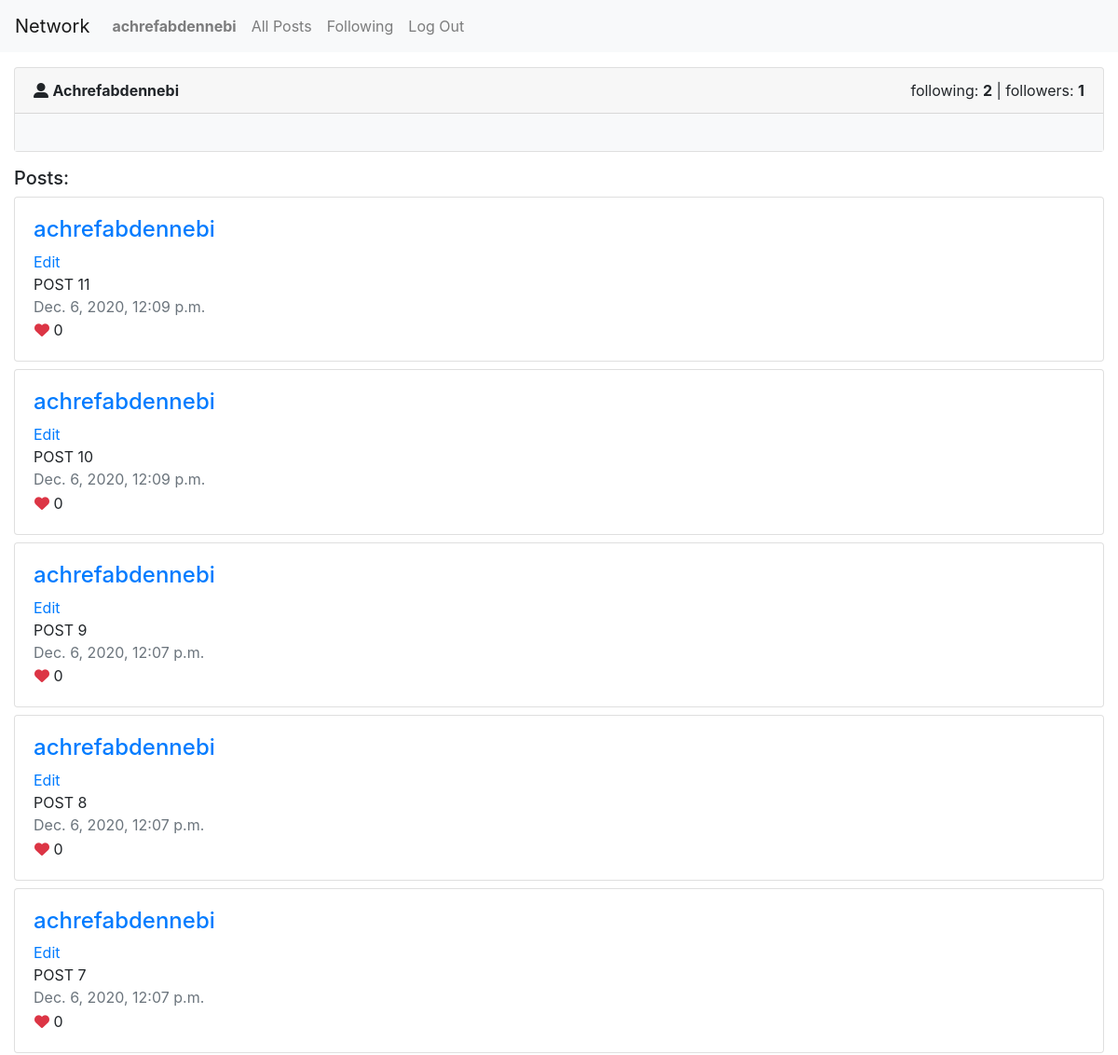
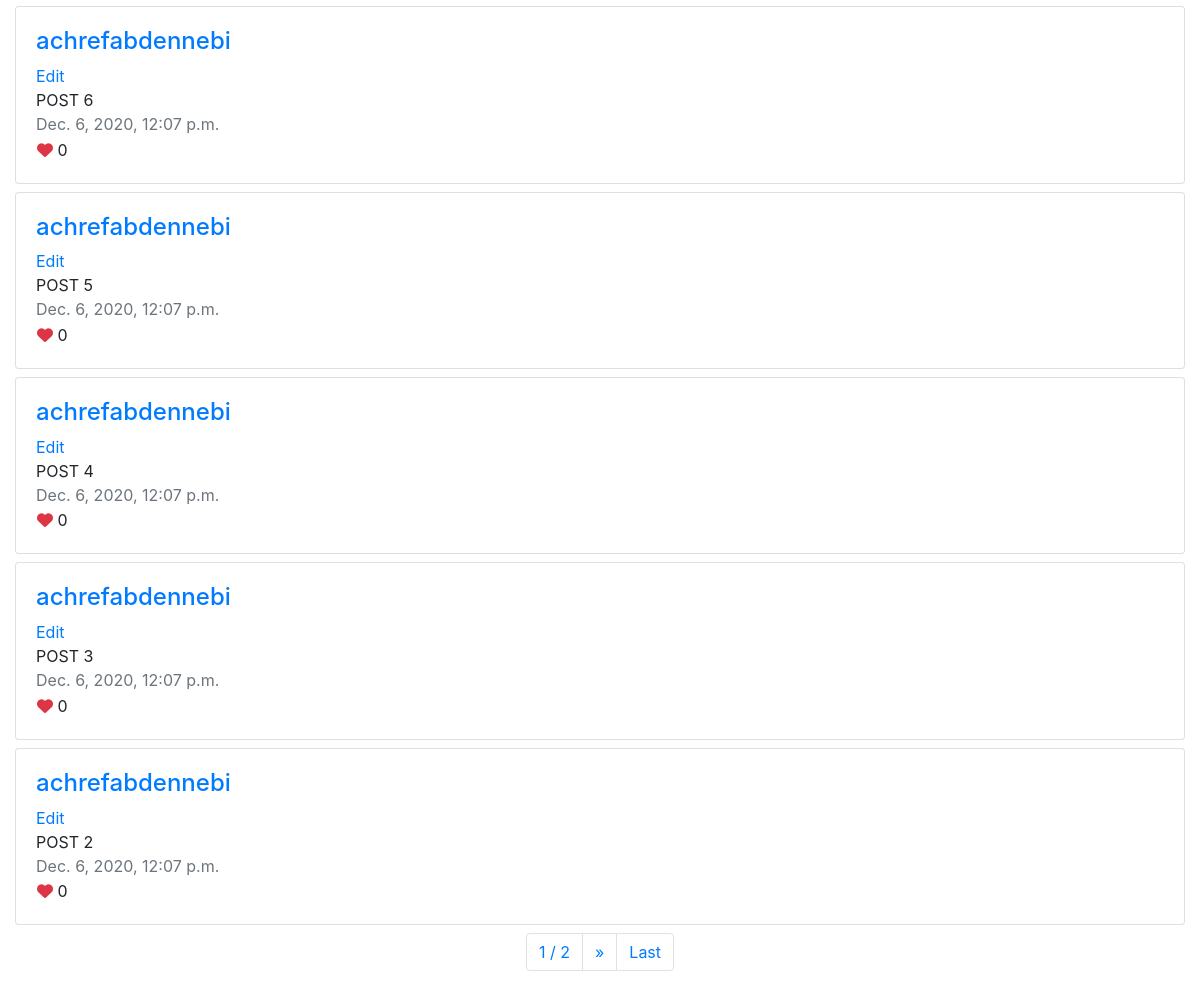
/profile/1 (signed in), run on an earlier commit of the app's database (2 pictures, top to bottom).
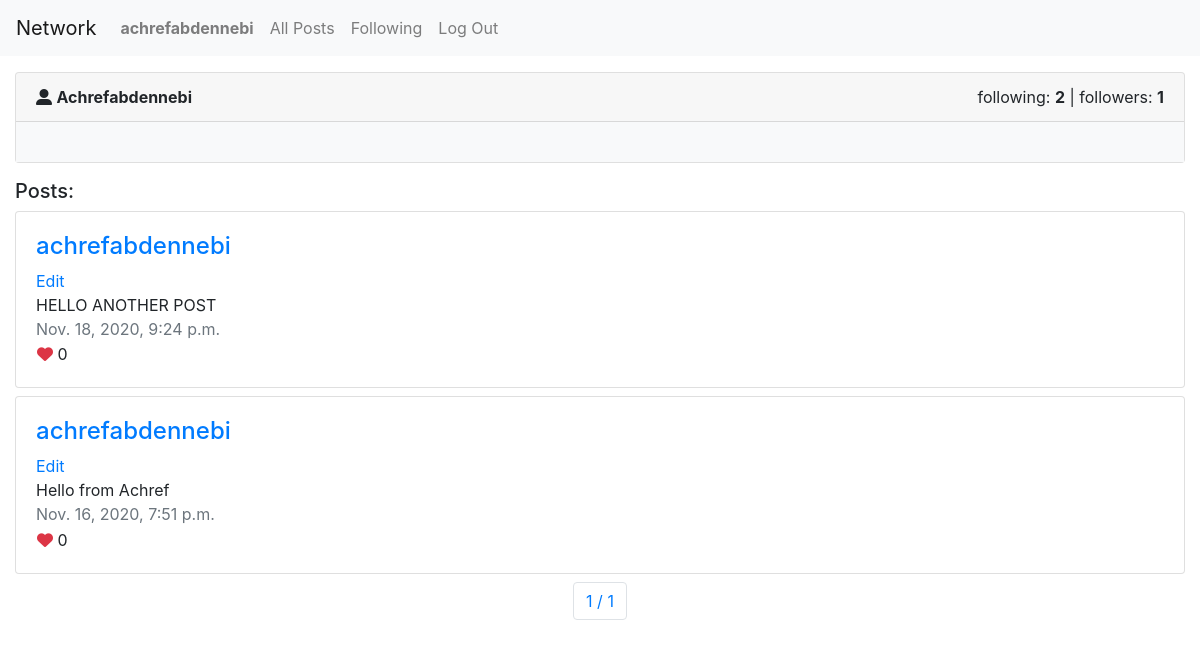
And on a later commit of the database.
### network/models.py (models this page shows, shortened)
class User(AbstractUser):
    pass

class Post(models.Model):
    content = models.CharField(max_length=250)
    created_by = models.ForeignKey(User,null=True, blank=True, on_delete=DO_NOTHING, related_name="users")
    likes = models.IntegerField(default=0)
    created_date = models.DateTimeField()

### network/views.py (the view)
# urls.py: path("profile/<int:profile_id>", views.getProfile, name="profile"),
@login_required(login_url='/login')
def getProfile(request, profile_id):
    try:
        profile = User.objects.get(pk=profile_id)
        following = profile.following.count()
        followersCount = profile.followers.count()
        posts = Post.objects.filter(created_by=profile.id).all().order_by('-created_date')
        is_followed = profile.followers.filter(following_id = profile_id).exists()
        paginator= Paginator(posts, 10);
        page_number = request.GET.get('page')
        post_page = paginator.get_page(page_number)
    except User.DoesNotExist:
        raise CommandError("Post not saved")
    return render(request, "network/profile.html", {
        "profile": profile,
        "following": following,
        "followers" : followersCount,
        "is_followed": is_followed,
        "posts": post_page
    })

### network/templates/network/profile.html (shortened to what this page needs)
{% extends "network/layout.html" %}
{% block body %}
<div class="container-fluid mt-3">
    <div class="card">
        <div class="card-header">
          <div class="float-left">
            <i class="fas fa-user-alt"></i>
            <span class="font-weight-bold text-capitalize">{{ profile }}</span>
          </div>
          <div class="float-right">
            <div>
                <span>following: <strong>{{following}}</strong></span> |
                <span>followers: <strong>{{followers}}</strong></span>
            </div>
          </div>
        </div>
        <div class="card-body bg-light">
        </div>
    </div>
</div>
<div class="container-fluid mt-3">
    <h5>Posts: </h5>
    {% for post in posts %}
    <div class="row mt-2">
        <div class="col-md-12">
            <div class="card">
                <div class="card-body">
                    <div class="post-detail">
                        <h4>
                            <a href="{% url 'profile' post.created_by.id %}">
                                {{ post.created_by }}
                            </a>
                        </h4>
                        {% if post.created_by.id ==  user.id %}
                        <a href="#">Edit</a>
                        {% endif %}
                        <div class="post-content">
                            {{ post.content }}
                        </div>
                        <span class="text-muted">{{ post.created_date }}</span>
                        <div class="post-reaction">
                            <button type="button" class="btn p-0">
                                <i class="fas fa-heart text-danger"></i>
                                <span class="font-weight-normal">{{post.likes}}</span>
                            </button>
                        </div>
                    </div>
                </div>
            </div>
        </div>
    </div>
    {% endfor %}
    <div class="row mt-2">
        <div class="col-md-12">
            <nav aria-label="pagination">
                <ul class="pagination justify-content-center">
                    <li class="page-item">
                        <a class="page-link" href="#"> {{ posts.number }} / {{ posts.paginator.num_pages }}</a>
                    </li>
                    {% if posts.has_next %}
                        <li class="page-item">
                            <a class="page-link" href="?page={{ posts.next_page_number }}" aria-label="Next">
                                <span aria-hidden="true">&raquo;</span>
                            </a>
                        </li>
                        <li class="page-item">
                            <a class="page-link" href="?page={{ posts.paginator.num_pages }}">Last</a>
                        </li>
                    {% endif %}
                </ul>
            </nav>
        </div>
    </div>
</div>
{% endblock %}

### network/templates/network/layout.html (shortened to what this page needs)
{% load static %}
<!DOCTYPE html>
<html lang="en">
    <head>
        <link rel="stylesheet" href="https://stackpath.bootstrapcdn.com/bootstrap/4.4.1/css/bootstrap.min.css">
        <link href="{% static 'network/styles.css' %}" rel="stylesheet">
    </head>
    <body>
        <nav class="navbar navbar-expand-lg navbar-light bg-light">
            <a class="navbar-brand" href="#">Network</a>
            <div>
              <ul class="navbar-nav mr-auto">
                {% if user.is_authenticated %}
                    <li class="nav-item">
                        <a class="nav-link" href="{% url 'index' %}"><strong>{{ user.username }}</strong></a>
                    </li>
                {% endif %}
                <li class="nav-item">
                  <a class="nav-link" href="{% url 'posts' %}">All Posts</a>
                </li>
                {% if user.is_authenticated %}
                    <li class="nav-item">
                        <a class="nav-link" href="{% url 'following' %}">Following</a>
                    </li>
                    <li class="nav-item">
                        <a class="nav-link" href="{% url 'logout' %}">Log Out</a>
                    </li>
                {% endif %}
              </ul>
            </div>
          </nav>
        <div class="body">
            {% block body %}
            {% endblock %}
        </div>
    </body>
</html>

What changed in the data, as far as the page shows it:
removed Post: created_by "achrefabdennebi", shows "Edit", content "POST 11", created_date "Dec. 6, 2020, 12:09 p.m.", likes "0"
removed Post: created_by "achrefabdennebi", shows "Edit", content "POST 10", created_date "Dec. 6, 2020, 12:09 p.m.", likes "0"
removed Post: created_by "achrefabdennebi", shows "Edit", content "POST 9", created_date "Dec. 6, 2020, 12:07 p.m.", likes "0"
removed Post: created_by "achrefabdennebi", shows "Edit", content "POST 8", created_date "Dec. 6, 2020, 12:07 p.m.", likes "0"
removed Post: created_by "achrefabdennebi", shows "Edit", content "POST 7", created_date "Dec. 6, 2020, 12:07 p.m.", likes "0"
removed Post: created_by "achrefabdennebi", shows "Edit", content "POST 6", created_date "Dec. 6, 2020, 12:07 p.m.", likes "0"
removed Post: created_by "achrefabdennebi", shows "Edit", content "POST 5", created_date "Dec. 6, 2020, 12:07 p.m.", likes "0"
removed Post: created_by "achrefabdennebi", shows "Edit", content "POST 4", created_date "Dec. 6, 2020, 12:07 p.m.", likes "0"
removed Post: created_by "achrefabdennebi", shows "Edit", content "POST 3", created_date "Dec. 6, 2020, 12:07 p.m.", likes "0"
removed Post: created_by "achrefabdennebi", shows "Edit", content "POST 2", created_date "Dec. 6, 2020, 12:07 p.m.", likes "0"
now on this page (row unchanged): Post: created_by "achrefabdennebi", shows "Edit", content "HELLO ANOTHER POST", created_date "Nov. 18, 2020, 9:24 p.m.", likes "0"
now on this page (row unchanged): Post: created_by "achrefabdennebi", shows "Edit", content "Hello from Achref", created_date "Nov. 16, 2020, 7:51 p.m.", likes "0"
Also different on the page:
{{ posts.paginator.num_pages }}: "2" → "1"
text no longer shown: "» Last"
